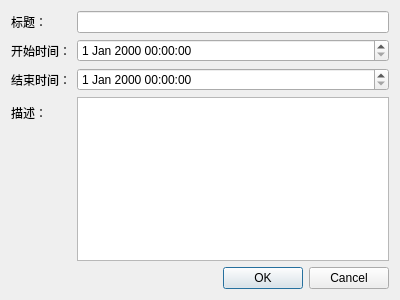
<?xml version="1.0" encoding="UTF-8"?>
<ui version="4.0">
 <class>EventDialog</class>
 <widget class="QDialog" name="EventDialog">
  <property name="geometry">
   <rect>
    <x>0</x>
    <y>0</y>
    <width>400</width>
    <height>300</height>
   </rect>
  </property>
  <property name="windowTitle">
   <string>事件编辑</string>
  </property>
  <layout class="QVBoxLayout" name="verticalLayout">
   <item>
    <layout class="QFormLayout" name="formLayout">
     <item row="0" column="0">
      <widget class="QLabel" name="label">
       <property name="text">
        <string>标题：</string>
       </property>
      </widget>
     </item>
     <item row="0" column="1">
      <widget class="QLineEdit" name="titleLineEdit"/>
     </item>
     <item row="1" column="0">
      <widget class="QLabel" name="label_2">
       <property name="text">
        <string>开始时间：</string>
       </property>
      </widget>
     </item>
     <item row="1" column="1">
      <widget class="QDateTimeEdit" name="startDateTimeEdit"/>
     </item>
     <item row="2" column="0">
      <widget class="QLabel" name="label_3">
       <property name="text">
        <string>结束时间：</string>
       </property>
      </widget>
     </item>
     <item row="2" column="1">
      <widget class="QDateTimeEdit" name="endDateTimeEdit"/>
     </item>
     <item row="3" column="0">
      <widget class="QLabel" name="label_4">
       <property name="text">
        <string>描述：</string>
       </property>
      </widget>
     </item>
     <item row="3" column="1">
      <widget class="QTextEdit" name="descriptionTextEdit"/>
     </item>
    </layout>
   </item>
   <item>
    <widget class="QDialogButtonBox" name="buttonBox">
     <property name="orientation">
      <enum>Qt::Horizontal</enum>
     </property>
     <property name="standardButtons">
      <set>QDialogButtonBox::Cancel|QDialogButtonBox::Ok</set>
     </property>
    </widget>
   </item>
  </layout>
 </widget>
 <resources/>
 <connections>
  <connection>
   <sender>buttonBox</sender>
   <signal>accepted()</signal>
   <receiver>EventDialog</receiver>
   <slot>accept()</slot>
  </connection>
  <connection>
   <sender>buttonBox</sender>
   <signal>rejected()</signal>
   <receiver>EventDialog</receiver>
   <slot>reject()</slot>
  </connection>
 </connections>
</ui> 
